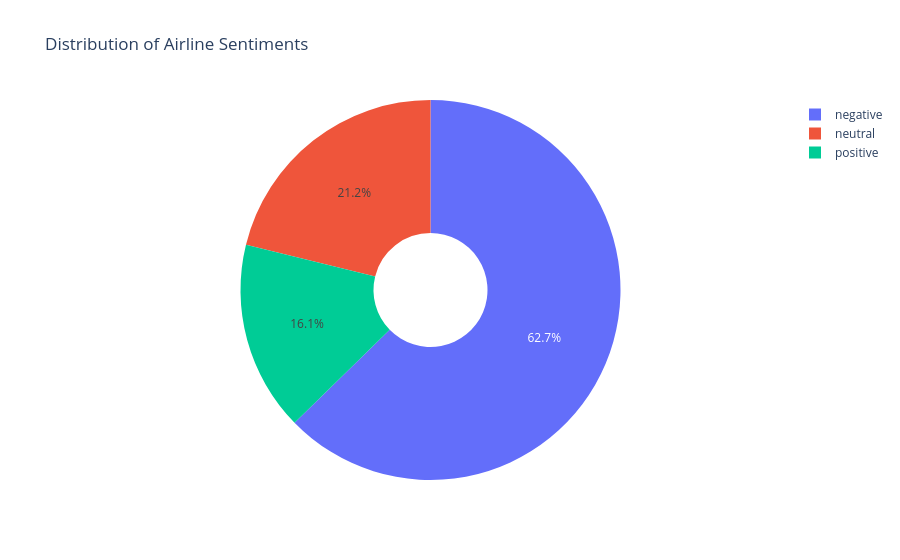

The notebook cell saved with this chart:
### Code cell
sentiment_counts = df['airline_sentiment'].value_counts()
fig = px.pie(values=sentiment_counts.values, 
             names=sentiment_counts.index, 
             title='Distribution of Airline Sentiments',
             hole=0.3)
fig.show()

### Figure 1 — Plotly figure (JSON) as saved in the notebook; plotly's stock layout.template omitted (floating-point values rounded to 4 significant figures)
{"data": [{"domain": {"x": [0, 1], "y": [0, 1]}, "hole": 0.3, "hovertemplate": "label=%{label}<br>value=%{value}<extra></extra>", "labels": ["negative", "neutral", "positive"], "legendgroup": "", "name": "", "showlegend": true, "type": "pie", "values": [9178, 3099, 2363]}], "layout": {"legend": {"tracegroupgap": 0}, "title": {"text": "Distribution of Airline Sentiments"}}}
